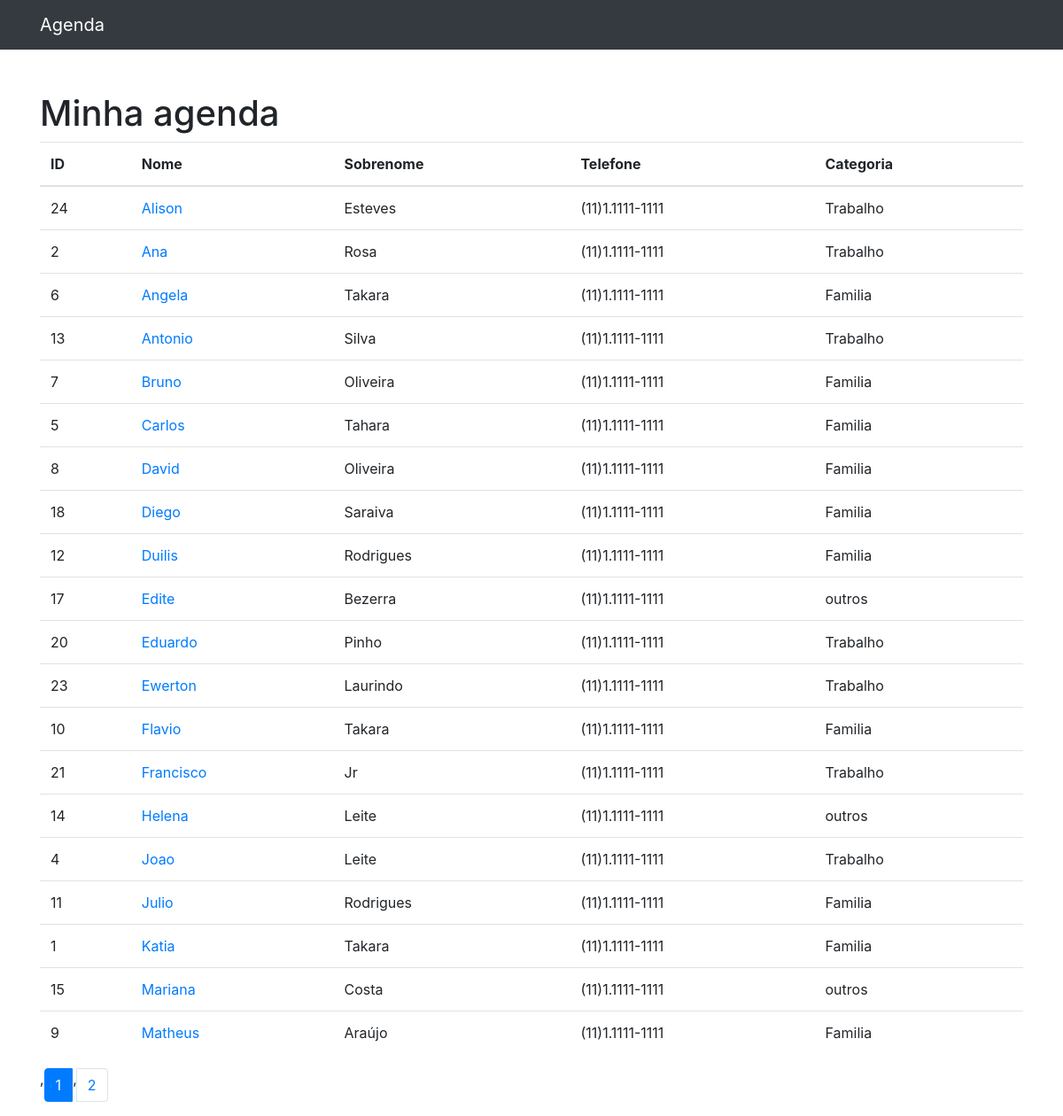
The page / on the database its author committed.
### contatos/models.py (models this page shows, shortened)
class Contato(models.Model):
    nome = models.CharField(max_length=255)
    sobrenome = models.CharField(max_length=255, blank=True)
    telefone = models.CharField(max_length=255)
    email = models.CharField(max_length=255, blank=True)
    data_criacao = models.DateTimeField(default=timezone.now)
    descricao = models.TextField(blank=True)
    categoria = models.ForeignKey(Categoria, on_delete=models.DO_NOTHING)
    mostrar = models.BooleanField(default=True)
    foto = models.ImageField(blank=True, upload_to='fotos/%Y/%m')

class Categoria(models.Model):
    nome = models.CharField(max_length=255)
    def __str__(self):
        return self.nome

### contatos/views.py (the view)
# urls.py: path('', views.index, name='index'),
def index(request):
    contatos = Contato.objects.order_by('nome').filter(
        mostrar=True
    )
    paginator = Paginator(contatos, 20)
    page = request.GET.get('p')
    contatos = paginator.get_page(page)
    return render(request, 'contatos/index.html', {
         'contatos': contatos
    })

### contatos/templates/contatos/index.html
{% extends 'base.html' %}
{%block conteudo%}
        <h1 class="mt-5">Minha agenda</h1>
        <table class="table">
          <thead>
            <tr>
              <th>ID</th>
              <th>Nome</th>
              <th>Sobrenome</th>
              <th>Telefone</th>
              <th>Categoria</th>
            </tr>
          </thead>
          <tbody>
            {% for contato in contatos %}
                <tr>
                    <td>{{ contato.id }}</td>
                    <td>
                        <a href="{% url 'ver_contato' contato.id %}"> {{ contato.nome }}</a>
                    </td>
                    <td>{{ contato.sobrenome }}</td>
                    <td>{{ contato.telefone }}</td>
                    <td>{{ contato.categoria }}</td>
                </tr>
            {% endfor %}
          </tbody>
        </table>
<nav aria-label="Page navigation example">
  <ul class="pagination">
      {%  for pagina in contatos.paginator.page_range %},
      {% if contatos.number == pagina %}
          <li class="page-item active">
              <a class="page-link" href="p={{ pagina }}">{{pagina}}</a></li>
      {% else %}
      <li class="page-item ">
              <a class="page-link" href="p={{ pagina }}">{{pagina}}</a></li>
      {% endif %}
      {% endfor %}
  </ul>
</nav>
{%endblock%}

### rows shown on the page
Contato: id "24", nome "Alison", sobrenome "Esteves", telefone "(11)1.1111-1111", categoria "Trabalho"
Contato: id "2", nome "Ana", sobrenome "Rosa", telefone "(11)1.1111-1111", categoria "Trabalho"
Contato: id "6", nome "Angela", sobrenome "Takara", telefone "(11)1.1111-1111", categoria "Familia"
Contato: id "13", nome "Antonio", sobrenome "Silva", telefone "(11)1.1111-1111", categoria "Trabalho"
Contato: id "7", nome "Bruno", sobrenome "Oliveira", telefone "(11)1.1111-1111", categoria "Familia"
Contato: id "5", nome "Carlos", sobrenome "Tahara", telefone "(11)1.1111-1111", categoria "Familia"
Contato: id "8", nome "David", sobrenome "Oliveira", telefone "(11)1.1111-1111", categoria "Familia"
Contato: id "18", nome "Diego", sobrenome "Saraiva", telefone "(11)1.1111-1111", categoria "Familia"
Contato: id "12", nome "Duilis", sobrenome "Rodrigues", telefone "(11)1.1111-1111", categoria "Familia"
Contato: id "17", nome "Edite", sobrenome "Bezerra", telefone "(11)1.1111-1111", categoria "outros"
Contato: id "20", nome "Eduardo", sobrenome "Pinho", telefone "(11)1.1111-1111", categoria "Trabalho"
Contato: id "23", nome "Ewerton", sobrenome "Laurindo", telefone "(11)1.1111-1111", categoria "Trabalho"
Contato: id "10", nome "Flavio", sobrenome "Takara", telefone "(11)1.1111-1111", categoria "Familia"
Contato: id "21", nome "Francisco", sobrenome "Jr", telefone "(11)1.1111-1111", categoria "Trabalho"
Contato: id "14", nome "Helena", sobrenome "Leite", telefone "(11)1.1111-1111", categoria "outros"
Contato: id "4", nome "Joao", sobrenome "Leite", telefone "(11)1.1111-1111", categoria "Trabalho"
Contato: id "11", nome "Julio", sobrenome "Rodrigues", telefone "(11)1.1111-1111", categoria "Familia"
Contato: id "1", nome "Katia", sobrenome "Takara", telefone "(11)1.1111-1111", categoria "Familia"
Contato: id "15", nome "Mariana", sobrenome "Costa", telefone "(11)1.1111-1111", categoria "outros"
Contato: id "9", nome "Matheus", sobrenome "Araújo", telefone "(11)1.1111-1111", categoria "Familia"

### other values the page prints
{{ pagina }} "1"
{{ pagina }} "2"
